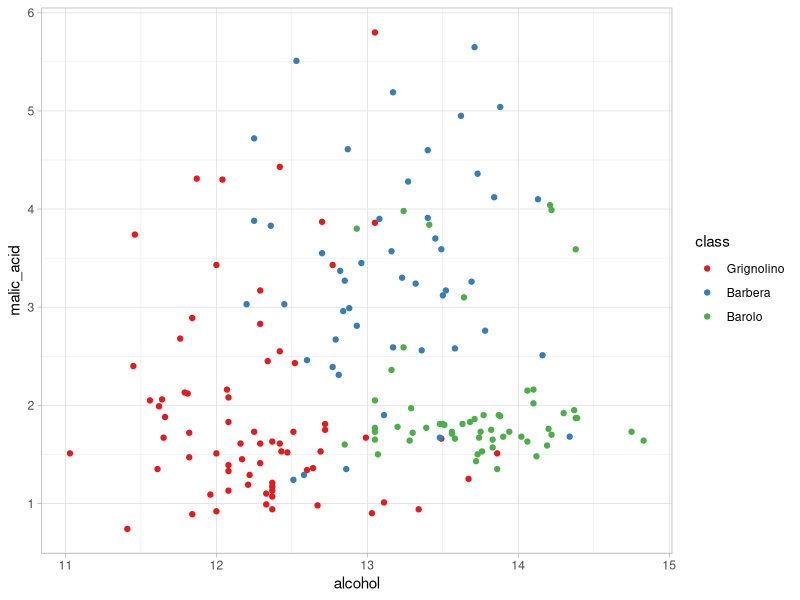
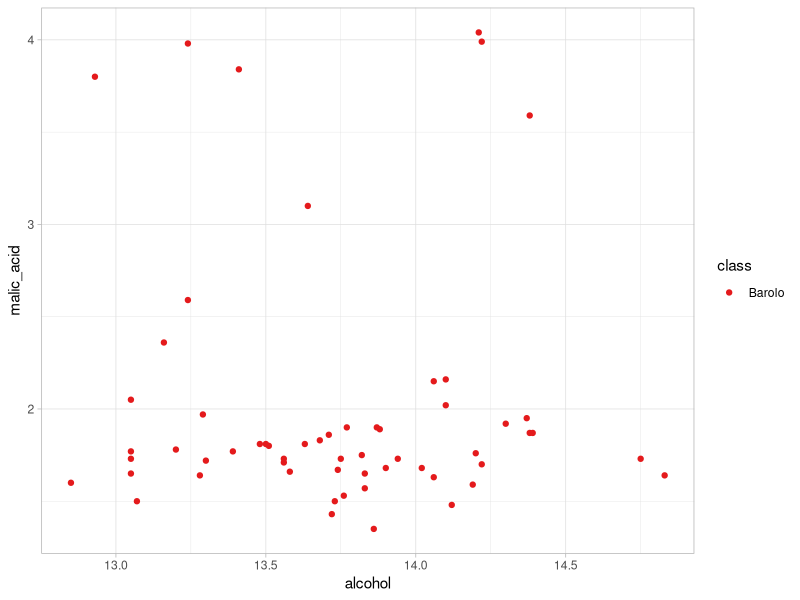
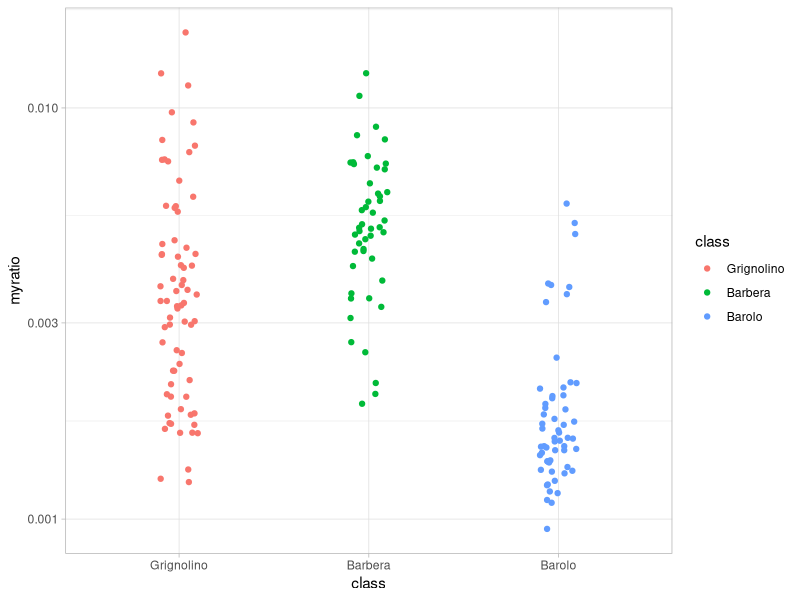
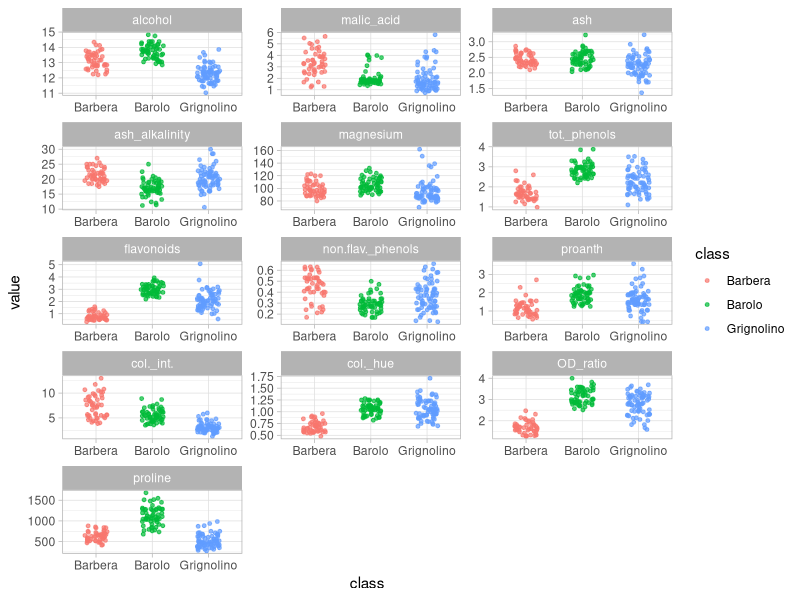

These figures' R source, in order:
## ---- chunk 1
## this library contains utilities to write and read text files in R
library(readr)
library(tidyverse)
data(mpg)
## ---- chunk 2
## RData format
save(mpg, file = "mpg.RData")
## ---- chunk 3
## as an alternative you can save as csv
write_csv(mpg, path = "mpg.csv")
## ---- chunk 4
## Load the wines data
wines <- read_csv("data/wines.csv") 
## ---- chunk 5
wines %>% 
  mutate(class = factor(class, levels = c("Grignolino","Barbera","Barolo"))) %>% 
  ggplot() +
  geom_point(mapping = aes(x = alcohol, y = malic_acid, col = class)) +
  scale_color_brewer(palette = "Set1") + 
  theme_light()
## ---- chunk 6
wines %>% 
  select(alcohol,malic_acid,class) %>% 
  filter(class == "Barolo") %>% 
  ggplot() +
  geom_point(mapping = aes(x = alcohol, y = malic_acid, col = class)) +
  scale_color_brewer(palette = "Set1") + ## this is a nice color scheme ;-)
  theme_light()
## ---- chunk 7
wines %>% 
  select(class,malic_acid,proline) %>% 
  mutate(myratio = malic_acid/proline) %>% 
  mutate(class = factor(class, levels = c("Grignolino","Barbera","Barolo"))) %>% 
  ggplot() + 
  geom_jitter(mapping = aes(x = class, y = myratio, col = class), width = 0.1) +
  scale_y_log10() +
  theme_light()
## ---- chunk 8
wines %>% 
  gather(parameter, value, alcohol:proline) %>% 
  mutate(parameter = factor(parameter, levels = unique(parameter))) %>% 
  ggplot() + 
  geom_jitter(mapping = aes(x = class, y = value, col = class), 
              width = 0.2, size = 1, alpha = 0.7) + 
  facet_wrap(~parameter, scales = "free", ncol = 3) + 
  theme_light()
